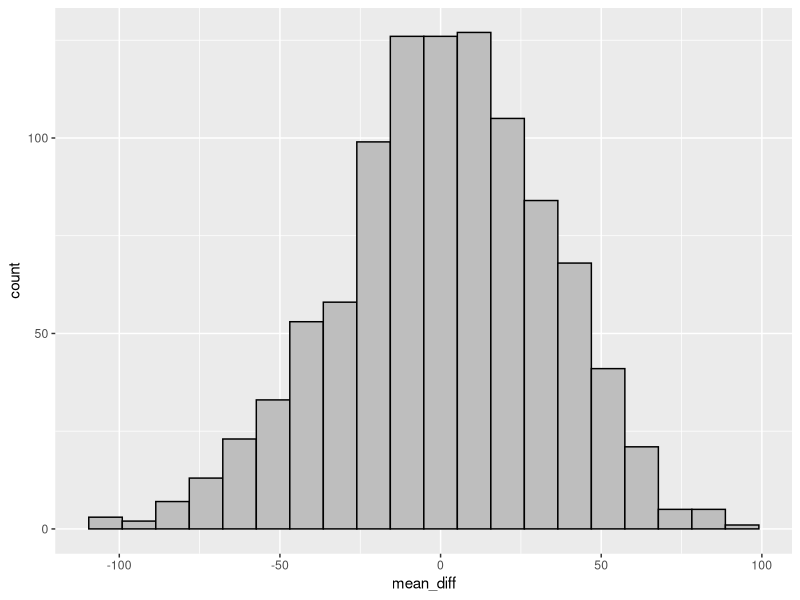
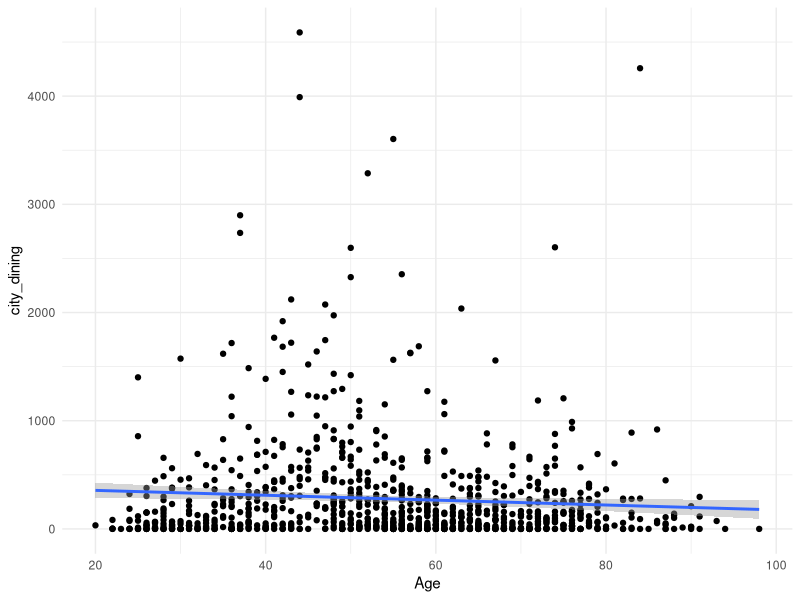
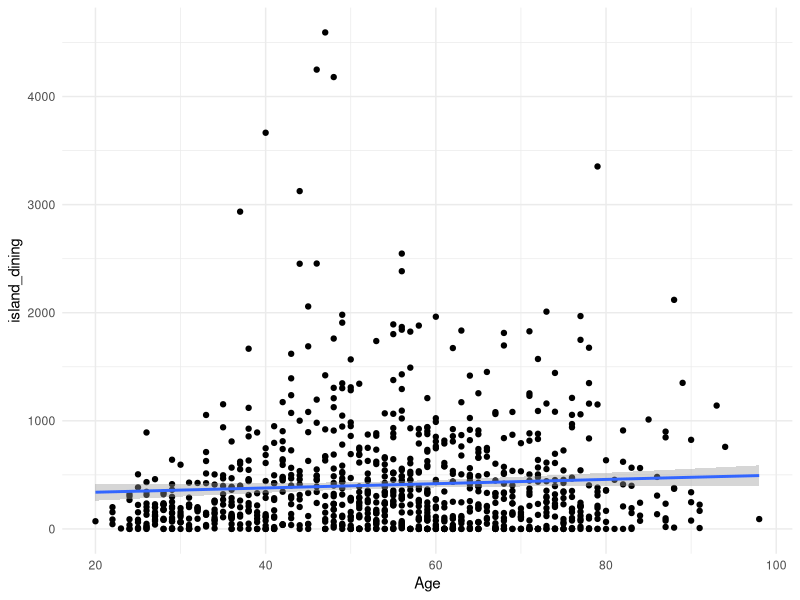
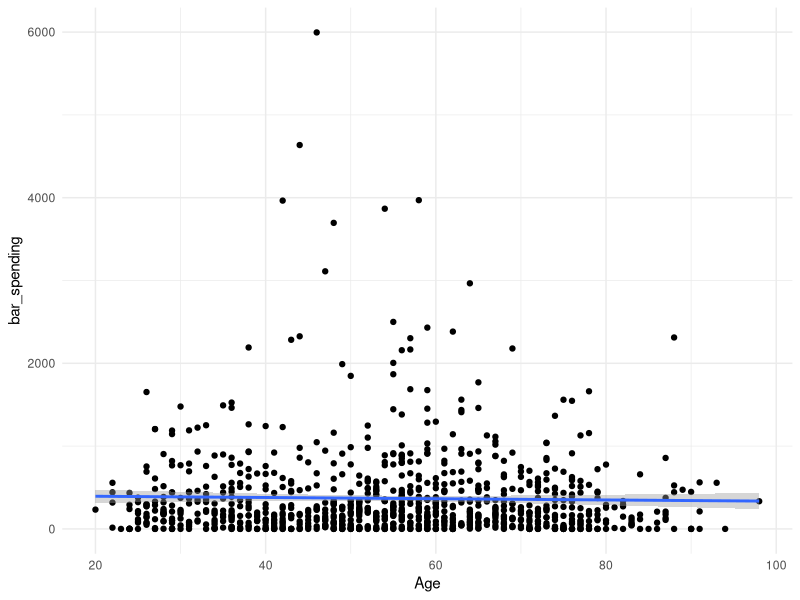
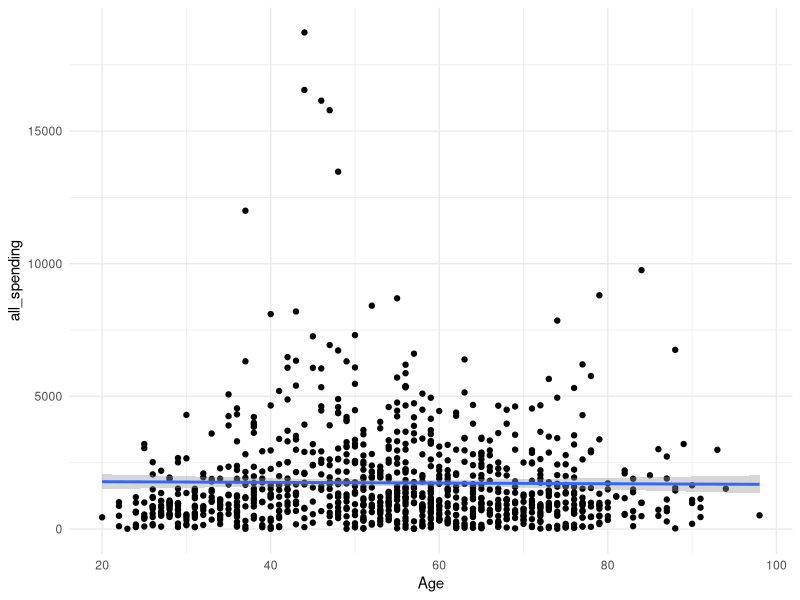
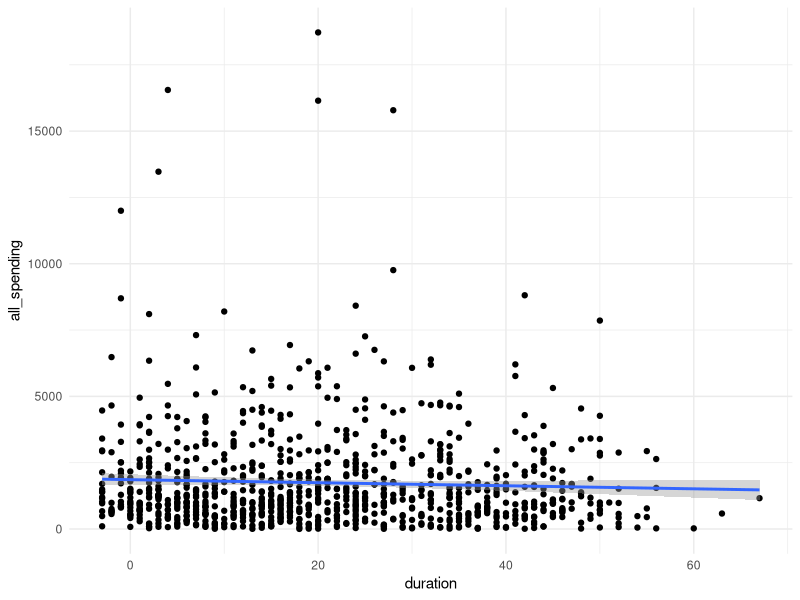
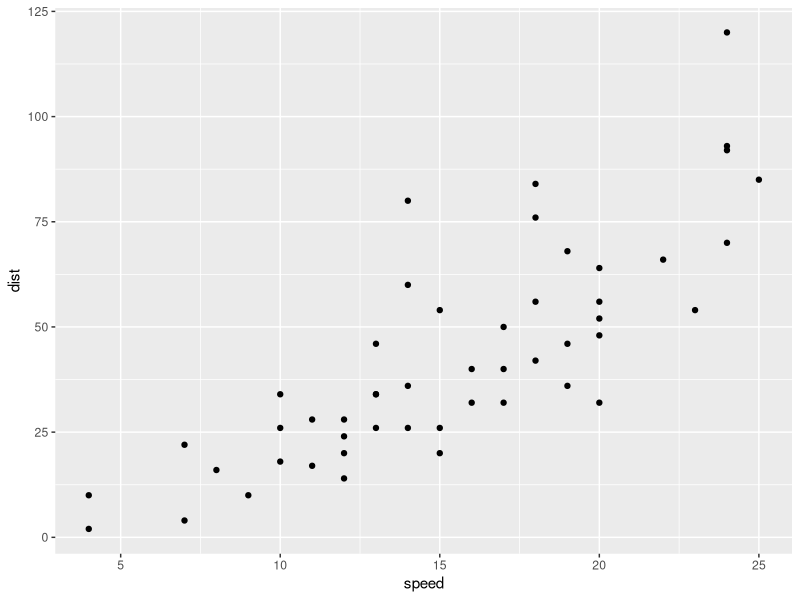
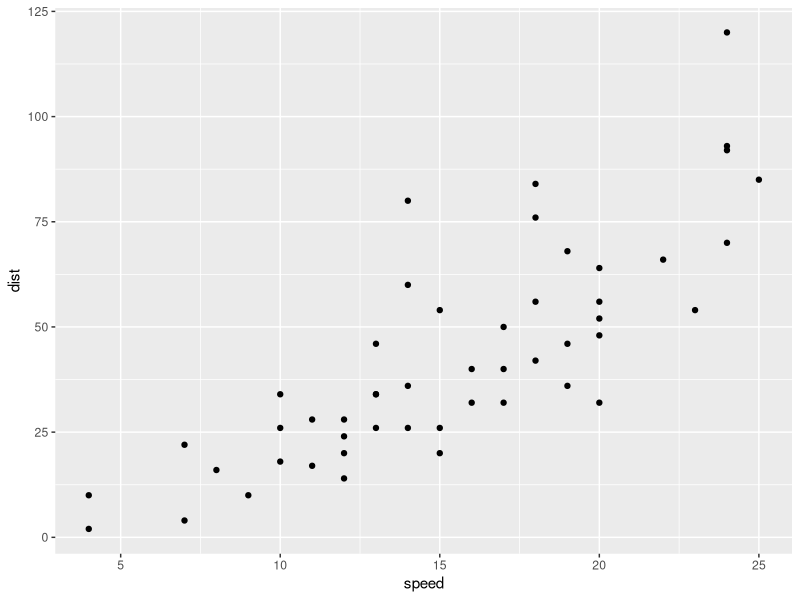

The R script that drew these images, in order:
## ---- chunk 1
# echo=FALSE will stop the code chunk from appearing in the knit document
# warning=FALSE and message=FALSE will stop R messages from appearing in the knit document
library(tidyverse)

# here is the data for this project
RCYC <- read_csv("STA130_project_data.csv")


# see the project information page for more information: 
# https://q.utoronto.ca/courses/206597/pages/project-overview-2?module_item_id=2274626
## ---- chunk 2
# Is the mean value of yearly amount spent on dining at the RCYC's restaurants similar between the Female member and the Male member in the city of Toronto (mainland) for 2017?

# filter NA values
city <- RCYC %>% filter(!is.na(city_dining) & !is.na(Sex))
# calculate test_stat
test_stat <- city %>% group_by(Sex) %>% summarise(mean=mean(city_dining)) %>% summarise(diff=diff(mean)) %>% as.numeric()
test_stat
# do simulations
set.seed(44)
repetitions <- 1000
simulated_values <- rep(NA, repetitions)

for (i in 1:repetitions) {
  sim <- city %>% mutate(city_dining=sample(city_dining))
  simulated_values[i] <- sim %>% group_by(Sex) %>% summarise(mean=mean(city_dining)) %>% summarise(diff=diff(mean)) %>% as.numeric()
}
# plot
simulation <- tibble(mean_diff=simulated_values)
simulation %>% ggplot(aes(x=mean_diff)) + geom_histogram(bins=20, fill='grey', color='black')
#calculate p-value
p_value <- simulation %>% filter(abs(mean_diff) >= abs(test_stat)) %>% summarise(n() / repetitions) %>% as.numeric()
p_value
## ---- chunk 3
# city dining spending ~ Age, linear modelling 
new_data <- RCYC %>% filter(year==2017 & !is.na(Age) & !is.na(city_dining)) # The year when the age should be measured
model <- lm(city_dining ~ Age, data=new_data)
summary(model)
new_data %>% ggplot(aes(x=Age, y=city_dining)) + geom_point() + geom_smooth(method="lm") + theme_minimal()
## ---- chunk 4
# island dining spending ~ Age, linear modelling 
new_data <- RCYC %>% filter(year==2017 & !is.na(Age) & !is.na(island_dining)) # The year when the age should be measured
model <- lm(island_dining ~ Age, data=new_data)
summary(model)
new_data %>% ggplot(aes(x=Age, y=island_dining)) + geom_point() + geom_smooth(method="lm") + theme_minimal()
## ---- chunk 5
# bar spending ~ Age, linear modelling 
new_data <- RCYC %>% filter(year==2017 & !is.na(Age) & !is.na(bar_spending)) # The year when the age should be measured
model <- lm(bar_spending ~ Age, data=new_data)
summary(model)
new_data %>% ggplot(aes(x=Age, y=bar_spending)) + geom_point() + geom_smooth(method="lm") + theme_minimal()
## ---- chunk 6
# All_spending ~ Age, linear modelling 
new_data <- RCYC %>% 
  filter(year==2017 & !is.na(Age) & !is.na(city_dining)) %>% 
  mutate(all_spending=city_dining + island_dining + bar_spending + other_spending)
model <- lm(all_spending ~ Age, data=new_data)
summary(model)
new_data %>% ggplot(aes(x=Age, y=all_spending)) + geom_point() + geom_smooth(method="lm") + theme_minimal()
## ---- chunk 7
# spending ~ years of membership, linear modelling 
new_data <- RCYC %>% 
  filter(year==2017 & !is.na(Age) & !is.na(city_dining)) %>% 
  mutate(all_spending=city_dining + island_dining + bar_spending + other_spending,
         duration=2017-YearJoined)
model <- lm(all_spending ~ duration, data=new_data)
summary(model)
new_data %>% ggplot(aes(x=duration, y=all_spending)) + geom_point() + geom_smooth(method="lm") + theme_minimal()
## ---- chunk 8
ggplot(cars, aes(x=speed, y=dist)) + 
  geom_point()
## ---- chunk 9
ggplot(cars, aes(x=speed, y=dist)) + 
  geom_point()
